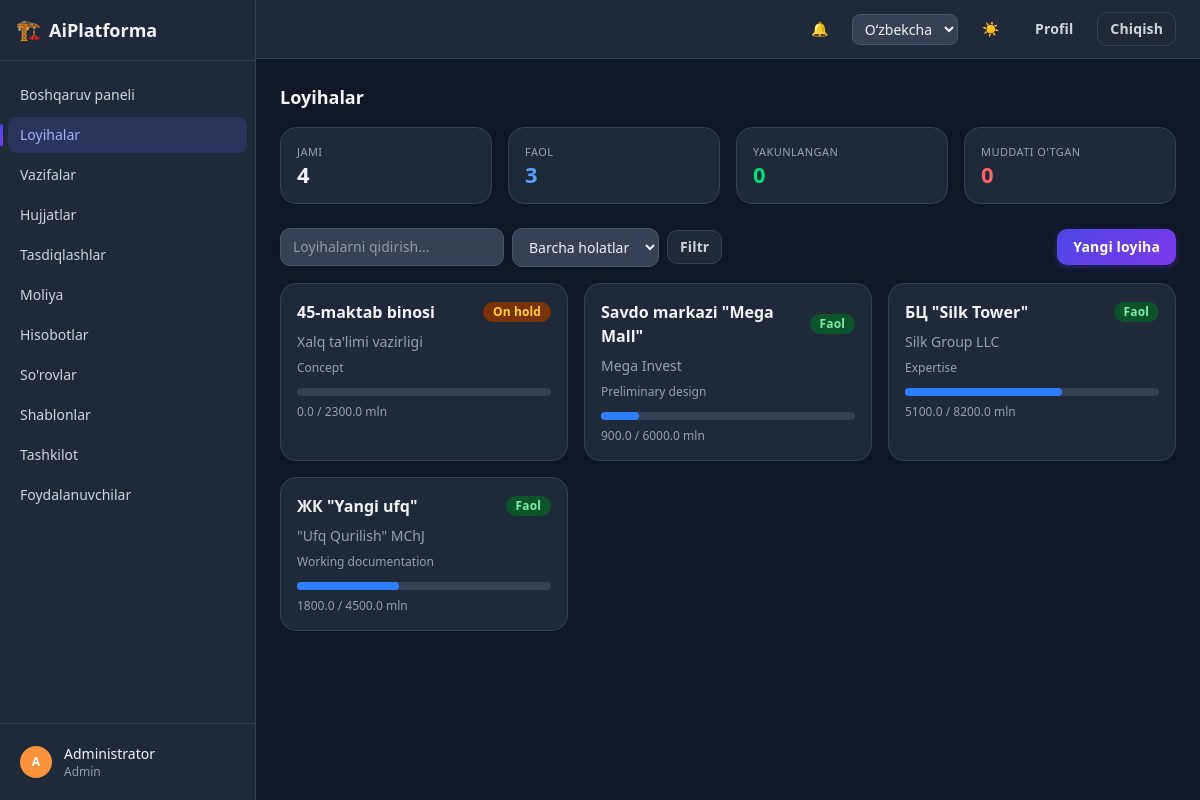
/projects/ (signed in), run on the app's committed database.
### apps/accounts/models.py (models this page shows, shortened)
class User(AbstractBaseUser, PermissionsMixin):
    class Role(models.TextChoices):
        ADMIN = "admin", _("Admin")
        MANAGER = "manager", _("Manager")
        GIP = "gip", _("GIP")
        GIP_ASSISTANT = "gip_assistant", _("GIP assistant")
        DESIGNER = "designer", _("Designer")
        REVIEWER = "reviewer", _("Reviewer")
        CLIENT = "client", _("Client")
    id = models.UUIDField(primary_key=True, default=uuid.uuid4, editable=False)
    email = models.EmailField(unique=True)
    full_name = models.CharField(max_length=255)
    role = models.CharField(max_length=20, choices=Role.choices, default=Role.DESIGNER)
    department = models.CharField(max_length=255, blank=True, null=True)
    phone = models.CharField(max_length=50, blank=True, null=True)
    avatar = models.ImageField(upload_to="avatars/", blank=True, null=True)
    telegram_chat_id = models.CharField(max_length=64, blank=True, null=True)
    is_active = models.BooleanField(default=True)
    is_staff = models.BooleanField(default=False)
    is_verified = models.BooleanField(default=False)
    totp_secret = models.CharField(max_length=64, blank=True, null=True)
    two_factor_enabled = models.BooleanField(default=False)
    created_at = models.DateTimeField(auto_now_add=True)
    updated_at = models.DateTimeField(auto_now=True)
    objects = UserManager()
    USERNAME_FIELD = "email"
    REQUIRED_FIELDS = ["full_name"]
    class Meta:
        ordering = ["full_name"]
    def get_short_name(self):
        return self.full_name.split()[0] if self.full_name else self.email

### apps/projects/models.py (models this page shows, shortened)
class Project(models.Model):
    class Stage(models.TextChoices):
        CONCEPT = "concept", _("Concept")
        PRELIMINARY = "preliminary", _("Preliminary design")
        WORKING_DOCS = "working_docs", _("Working documentation")
        EXPERTISE = "expertise", _("Expertise")
        CONSTRUCTION = "construction", _("Construction")
    class Status(models.TextChoices):
        ACTIVE = "active", _("Active")
        ON_HOLD = "on_hold", _("On hold")
        COMPLETED = "completed", _("Completed")
        CANCELLED = "cancelled", _("Cancelled")
    id = models.UUIDField(primary_key=True, default=uuid.uuid4, editable=False)
    name = models.CharField(max_length=255)
    description = models.CharField(max_length=2000, blank=True, null=True)
    client_name = models.CharField(max_length=255, blank=True, null=True)
    client_contact = models.CharField(max_length=255, blank=True, null=True)
    address = models.CharField(max_length=500, blank=True, null=True)
    stage = models.CharField(max_length=20, choices=Stage.choices, default=Stage.CONCEPT)
    status = models.CharField(max_length=20, choices=Status.choices, default=Status.ACTIVE)
    start_date = models.DateField(blank=True, null=True)
    deadline = models.DateField(blank=True, null=True)
    budget = models.FloatField(default=0)
    paid_amount = models.FloatField(default=0)
    created_by = models.ForeignKey(
        settings.AUTH_USER_MODEL, on_delete=models.PROTECT, related_name="created_projects"
    )
    created_at = models.DateTimeField(auto_now_add=True)
    updated_at = models.DateTimeField(auto_now=True)
    class Meta:
        ordering = ["-created_at"]
    @property
    def paid_percentage(self):
        if not self.budget:
            return 0
        return min(100, round(self.paid_amount / self.budget * 100))

### apps/projects/views.py (the view)
# urls.py: path("", views.project_list, name="list"),
@login_required
def project_list(request):
    visible = visible_projects_for(request.user)
    projects = visible
    status = request.GET.get("status")
    if status:
        projects = projects.filter(status=status)
    search = request.GET.get("search")
    if search:
        projects = projects.filter(name__icontains=search)
    paginator = Paginator(projects, 12)
    page_obj = paginator.get_page(request.GET.get("page"))
    today = date.today()
    stat_cards = [
        {"label": _("Total"), "value": visible.count()},
        {"label": _("Active"), "value": visible.filter(status=Project.Status.ACTIVE).count(),
         "color": "text-blue-600 dark:text-blue-400"},
        {"label": _("Completed"), "value": visible.filter(status=Project.Status.COMPLETED).count(),
         "color": "text-green-600 dark:text-green-400"},
        {"label": _("Deadline passed"), "value": visible.filter(
            status=Project.Status.ACTIVE, deadline__lt=today).count(),
         "color": "text-red-600 dark:text-red-400"},
    ]
    return render(request, "projects/project_list.html", {
        "page_obj": page_obj,
        "status": status or "",
        "search": search or "",
        "statuses": Project.Status.choices,
        "can_create": can_create_project(request.user),
        "stat_cards": stat_cards,
    })

### apps/core/context_processors.py (called while the page is built)
def dark_mode(request):
    return {"dark_mode": getattr(request, "dark_mode", True)}

### apps/core/templatetags/core_extras.py (called while the page is built)
@register.filter
def initials(name):
    if not name:
        return "?"
    parts = str(name).split()
    letters = "".join(p[0] for p in parts[:2] if p)
    return letters.upper() or "?"

@register.filter
def avatar_color(name):
    if not name:
        return _AVATAR_PALETTE[0]
    total = sum(ord(ch) for ch in str(name))
    return _AVATAR_PALETTE[total % len(_AVATAR_PALETTE)]

@register.filter
def millions(value):
    try:
        return f"{float(value) / 1_000_000:.1f}"
    except (TypeError, ValueError):
        return value

### apps/projects/permissions.py (called while the page is built)
def visible_projects_for(user):
    from .models import Project
    if user.is_superuser or user.role in (User.Role.ADMIN, User.Role.MANAGER):
        return Project.objects.all()
    return Project.objects.filter(
        Q(members__user=user)
        & (Q(members__expires_at__isnull=True) | Q(members__expires_at__gt=timezone.now()))
    ).distinct()

def can_create_project(user):
    return user.is_superuser or user.role in (User.Role.ADMIN, User.Role.MANAGER, User.Role.GIP)

### apps/projects/templatetags/project_extras.py (called while the page is built)
@register.filter
def project_status_badge(status):
    return _BADGE_CLASSES[_STATUS_VARIANT.get(status, "default")]

### templates/projects/project_list.html (shortened to what this page needs)
{% extends "base.html" %}
{% load i18n core_extras project_extras %}
{% block page_title %}{% trans "Projects" %}{% endblock %}
{% block content %}
{% include "partials/stat_cards.html" %}
<div class="mb-4 flex flex-wrap items-center justify-between gap-3">
  <form method="get" class="flex flex-wrap items-center gap-2">
    <input type="text" name="search" value="{{ search }}" placeholder="{% trans 'Search projects...' %}" class="field-input w-56">
    <select name="status" onchange="this.form.submit()" class="field-input w-auto">
      <option value="">{% trans "All statuses" %}</option>
    </select>
    <button type="submit" class="btn btn-secondary btn-sm">{% trans "Filter" %}</button>
  </form>
  {% if can_create %}
    <a href="{% url 'projects:create' %}" class="btn btn-primary btn-md">{% trans "New project" %}</a>
  {% endif %}
</div>
<div class="grid grid-cols-1 gap-4 sm:grid-cols-2 lg:grid-cols-3">
  {% for project in page_obj %}
    <a href="{% url 'projects:detail' project.pk %}" class="card block p-4 hover:shadow-md">
      <div class="mb-2 flex items-center justify-between">
        <h3 class="font-semibold">{{ project.name }}</h3>
        <span class="{{ project.status|project_status_badge }}">{{ project.get_status_display }}</span>
      </div>
      <p class="mb-2 text-sm text-gray-500 dark:text-gray-400">{{ project.client_name|default:"—" }}</p>
      <p class="mb-3 text-xs text-gray-400">{{ project.get_stage_display }}</p>
      <div class="h-2 w-full rounded-full bg-gray-100 dark:bg-gray-700">
        <div class="h-2 rounded-full bg-blue-500" style="width: {{ project.paid_percentage }}%"></div>
      </div>
      <p class="mt-2 text-xs text-gray-500 dark:text-gray-400">
        {{ project.paid_amount|millions }} / {{ project.budget|millions }} {% trans "mln" %}
      </p>
    </a>
  {% empty %}
    <p class="col-span-full text-center text-sm text-gray-500 dark:text-gray-400">{% trans "No projects found." %}</p>
  {% endfor %}
</div>
{% endblock %}

### templates/partials/sidebar.html
{% load i18n core_extras %}
<aside class="hidden w-64 shrink-0 flex-col border-r border-gray-200 bg-white dark:border-gray-700 dark:bg-gray-800 md:flex">
  <div class="flex items-center gap-2 border-b border-gray-200 px-4 py-4 dark:border-gray-700">
    <span class="text-xl">🏗️</span>
    <span class="text-lg font-semibold">AiPlatforma</span>
  </div>
  <nav class="flex-1 space-y-1 overflow-y-auto px-2 py-4 text-sm">
    {% url 'core:dashboard' as dashboard_url %}
    <a href="{{ dashboard_url }}" class="flex items-center gap-3 rounded-lg px-3 py-2 font-medium
      {% if request.path == dashboard_url %}bg-blue-50 text-blue-700 dark:bg-blue-950 dark:text-blue-300{% else %}text-gray-600 hover:bg-gray-100 dark:text-gray-300 dark:hover:bg-gray-700{% endif %}">
      {% trans "Dashboard" %}
    </a>
    {% url 'projects:list' as projects_url %}
    <a href="{{ projects_url }}" class="flex items-center gap-3 rounded-lg px-3 py-2 font-medium
      {% if request.path|slice:":9" == "/projects" %}bg-blue-50 text-blue-700 dark:bg-blue-950 dark:text-blue-300{% else %}text-gray-600 hover:bg-gray-100 dark:text-gray-300 dark:hover:bg-gray-700{% endif %}">
      {% trans "Projects" %}
    </a>
    {% url 'tasks:board' as tasks_url %}
    <a href="{{ tasks_url }}" class="flex items-center gap-3 rounded-lg px-3 py-2 font-medium
      {% if request.path|slice:":6" == "/tasks" %}bg-blue-50 text-blue-700 dark:bg-blue-950 dark:text-blue-300{% else %}text-gray-600 hover:bg-gray-100 dark:text-gray-300 dark:hover:bg-gray-700{% endif %}">
      {% trans "Tasks" %}
    </a>
    {% url 'documents:list' as documents_url %}
    <a href="{{ documents_url }}" class="flex items-center gap-3 rounded-lg px-3 py-2 font-medium
      {% if request.path == documents_url %}bg-blue-50 text-blue-700 dark:bg-blue-950 dark:text-blue-300{% else %}text-gray-600 hover:bg-gray-100 dark:text-gray-300 dark:hover:bg-gray-700{% endif %}">
      {% trans "Documents" %}
    </a>
    {% url 'documents:approvals' as approvals_url %}
    <a href="{{ approvals_url }}" class="flex items-center gap-3 rounded-lg px-3 py-2 font-medium
      {% if request.path == approvals_url %}bg-blue-50 text-blue-700 dark:bg-blue-950 dark:text-blue-300{% else %}text-gray-600 hover:bg-gray-100 dark:text-gray-300 dark:hover:bg-gray-700{% endif %}">
      {% trans "Approvals" %}
    </a>
    {% url 'finance:home' as finance_url %}
    <a href="{{ finance_url }}" class="flex items-center gap-3 rounded-lg px-3 py-2 font-medium
      {% if request.path == finance_url %}bg-blue-50 text-blue-700 dark:bg-blue-950 dark:text-blue-300{% else %}text-gray-600 hover:bg-gray-100 dark:text-gray-300 dark:hover:bg-gray-700{% endif %}">
      {% trans "Finance" %}
    </a>
    {% url 'reports:dashboard' as reports_url %}
    <a href="{{ reports_url }}" class="flex items-center gap-3 rounded-lg px-3 py-2 font-medium
      {% if request.path == reports_url %}bg-blue-50 text-blue-700 dark:bg-blue-950 dark:text-blue-300{% else %}text-gray-600 hover:bg-gray-100 dark:text-gray-300 dark:hover:bg-gray-700{% endif %}">
      {% trans "Reports" %}
    </a>
    {% url 'requests_app:list' as requests_url %}
    <a href="{{ requests_url }}" class="flex items-center gap-3 rounded-lg px-3 py-2 font-medium
      {% if request.path|slice:":9" == "/requests" %}bg-blue-50 text-blue-700 dark:bg-blue-950 dark:text-blue-300{% else %}text-gray-600 hover:bg-gray-100 dark:text-gray-300 dark:hover:bg-gray-700{% endif %}">
      {% trans "Requests" %}
    </a>
    {% url 'document_templates:list' as templates_url %}
    <a href="{{ templates_url }}" class="flex items-center gap-3 rounded-lg px-3 py-2 font-medium
      {% if request.path|slice:":10" == "/templates" %}bg-blue-50 text-blue-700 dark:bg-blue-950 dark:text-blue-300{% else %}text-gray-600 hover:bg-gray-100 dark:text-gray-300 dark:hover:bg-gray-700{% endif %}">
      {% trans "Templates" %}
    </a>
    {% url 'organization:list' as organization_url %}
    <a href="{{ organization_url }}" class="flex items-center gap-3 rounded-lg px-3 py-2 font-medium
      {% if request.path == organization_url %}bg-blue-50 text-blue-700 dark:bg-blue-950 dark:text-blue-300{% else %}text-gray-600 hover:bg-gray-100 dark:text-gray-300 dark:hover:bg-gray-700{% endif %}">
      {% trans "Organization" %}
    </a>
    {% url 'accounts:user_list' as users_url %}
    <a href="{{ users_url }}" class="flex items-center gap-3 rounded-lg px-3 py-2 font-medium
      {% if request.path == users_url %}bg-blue-50 text-blue-700 dark:bg-blue-950 dark:text-blue-300{% else %}text-gray-600 hover:bg-gray-100 dark:text-gray-300 dark:hover:bg-gray-700{% endif %}">
      {% trans "Users" %}
    </a>
  </nav>
  <div class="border-t border-gray-200 p-3 dark:border-gray-700">
    <a href="{% url 'accounts:profile' %}" class="flex items-center gap-3 rounded-lg px-2 py-2 hover:bg-gray-100 dark:hover:bg-gray-700">
      <span class="flex h-8 w-8 items-center justify-center rounded-full text-xs font-semibold text-white"
            style="background-color: {{ request.user.full_name|avatar_color }};">
        {{ request.user.full_name|initials }}
      </span>
      <span class="truncate text-sm">
        <span class="block font-medium">{{ request.user.get_short_name }}</span>
        <span class="block text-xs text-gray-500 dark:text-gray-400">{{ request.user.get_role_display }}</span>
      </span>
    </a>
  </div>
</aside>

### static/css/theme.css (style rules this page uses)
:root { --ap-primary: #4f46e5; --ap-primary-2: #7c3aed; --ap-primary-soft: rgba(79, 70, 229, 0.12); --ap-ring: rgba(99, 102, 241, 0.35); }
.btn { position: relative; border-radius: 0.625rem !important; font-weight: 600; letter-spacing: 0.01em; transition: transform .12s ease, box-shadow .15s ease, background-color .15s ease, color .15s ease, border-color .15s ease; outline: none; }
.btn-primary { background-image: linear-gradient(135deg, var(--ap-primary), var(--ap-primary-2)) !important; background-color: var(--ap-primary) !important; color: #fff !important; box-shadow: 0 2px 6px rgba(79, 70, 229, 0.35); }
.btn-secondary { background: #fff !important; color: #334155 !important; border: 1px solid #e2e8f0; box-shadow: 0 1px 2px rgba(15, 23, 42, 0.05); }
.dark .btn-secondary { background: #1f2937 !important; color: #d1d5db !important; border-color: #374151; }
.field-input { border-radius: 0.625rem !important; transition: border-color .15s ease, box-shadow .15s ease; }
.card { border-radius: 1rem !important; box-shadow: 0 1px 3px rgba(15, 23, 42, 0.06); transition: box-shadow .15s ease, transform .15s ease, border-color .15s ease; }
aside nav a { position: relative; transition: background-color .15s ease, color .15s ease; }
aside nav a[class*="bg-blue-50"] { background: var(--ap-primary-soft) !important; color: var(--ap-primary) !important; }
.dark aside nav a[class*="bg-blue-50"] { background: rgba(99, 102, 241, 0.18) !important; color: #a5b4fc !important; }
aside nav a[class*="bg-blue-50"]::before { content: ""; position: absolute; left: -0.5rem; top: 20%; bottom: 20%; width: 3px; border-radius: 9999px; background: linear-gradient(180deg, var(--ap-primary), var(--ap-primary-2)); }
.badge { font-weight: 600; letter-spacing: 0.01em; }

### data on the page
User: user.full_name|initials "A", user.get_short_name "Administrator", user.role "Admin"
Project: name "45-maktab binosi", status "On hold", client_name "Xalq ta'limi vazirligi", stage "Concept", paid_amount|millions "0.0", budget|millions "2300.0"
Project: name "Savdo markazi \"Mega Mall\"", status "Faol", client_name "Mega Invest", stage "Preliminary design", paid_amount|millions "900.0", budget|millions "6000.0"
Project: name "БЦ \"Silk Tower\"", status "Faol", client_name "Silk Group LLC", stage "Expertise", paid_amount|millions "5100.0", budget|millions "8200.0"
Project: name "ЖК \"Yangi ufq\"", status "Faol", client_name "\"Ufq Qurilish\" MChJ", stage "Working documentation", paid_amount|millions "1800.0", budget|millions "4500.0"

### other printed values
{{ s.label }} "JAMI" "FAOL" "YAKUNLANGAN" "MUDDATI O'TGAN"
{{ s.value }} "4" "3" "0" "0"
form field language "Oʻzbekcha"
